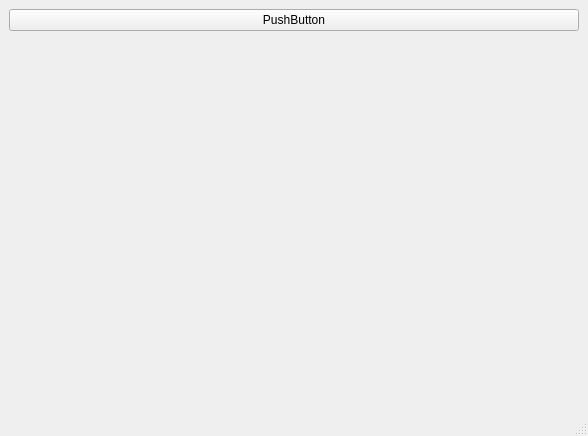
<?xml version="1.0" encoding="UTF-8"?>
<ui version="4.0">
 <class>MainWindow</class>
 <widget class="QMainWindow" name="MainWindow">
  <property name="geometry">
   <rect>
    <x>0</x>
    <y>0</y>
    <width>588</width>
    <height>436</height>
   </rect>
  </property>
  <property name="windowTitle">
   <string>MainWindow</string>
  </property>
  <widget class="QWidget" name="centralwidget">
   <layout class="QVBoxLayout" name="verticalLayout">
    <item>
     <layout class="QHBoxLayout" name="horizontalLayout">
      <item>
       <widget class="QPushButton" name="pushButton">
        <property name="text">
         <string>PushButton</string>
        </property>
       </widget>
      </item>
     </layout>
    </item>
    <item>
     <spacer name="verticalSpacer">
      <property name="orientation">
       <enum>Qt::Orientation::Vertical</enum>
      </property>
      <property name="sizeHint" stdset="0">
       <size>
        <width>20</width>
        <height>40</height>
       </size>
      </property>
     </spacer>
    </item>
   </layout>
  </widget>
  <widget class="QMenuBar" name="menubar">
   <property name="geometry">
    <rect>
     <x>0</x>
     <y>0</y>
     <width>588</width>
     <height>43</height>
    </rect>
   </property>
  </widget>
  <widget class="QStatusBar" name="statusbar"/>
 </widget>
 <resources/>
 <connections/>
</ui>
